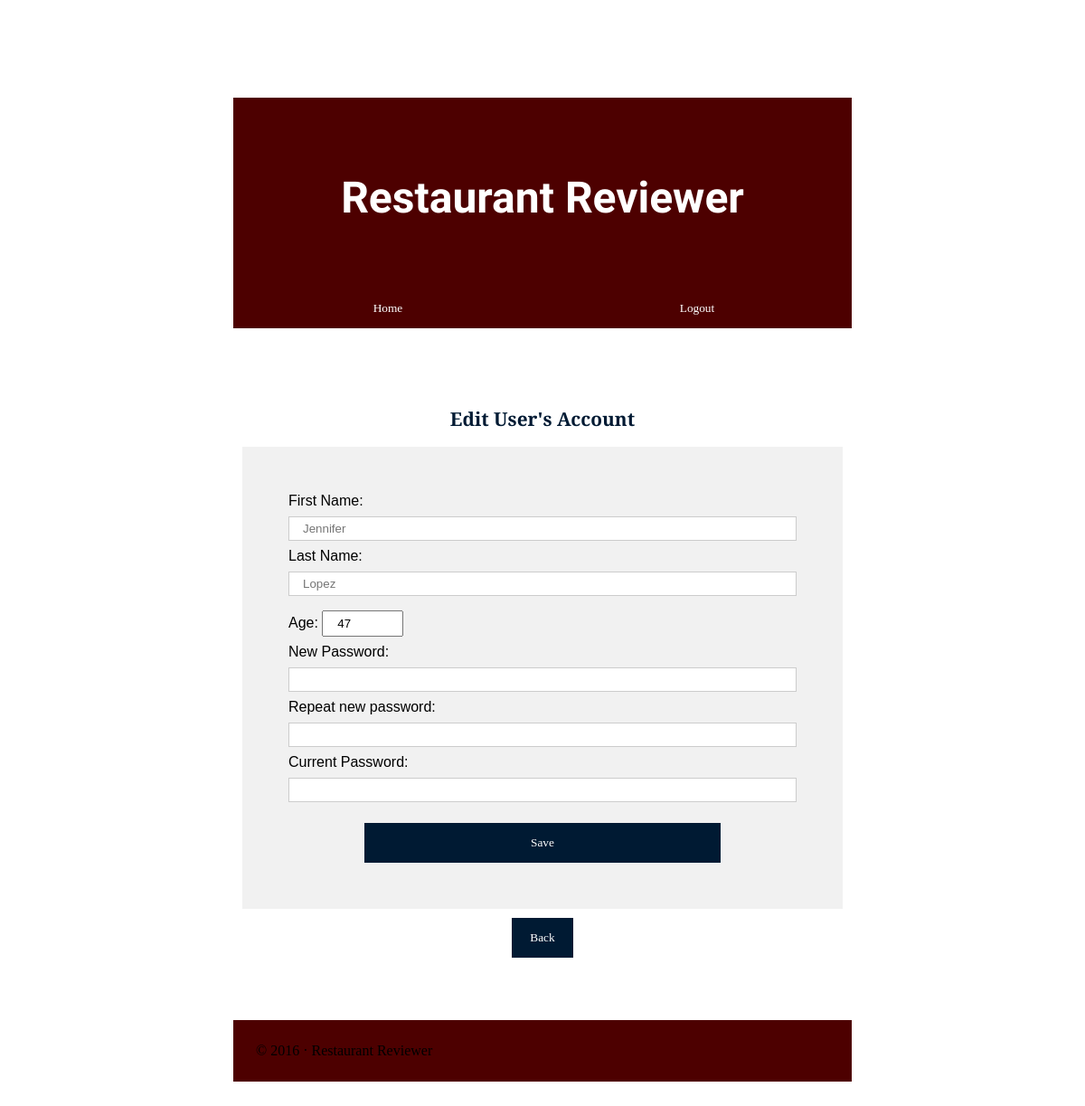
The page /editUserPage.php?id=3 (signed in) on the database its author committed.
### tables this page shows
CREATE TABLE users (
	id INTEGER PRIMARY KEY AUTOINCREMENT,
	username VARCHAR NOT NULL,
	first_name VARCHAR NOT NULL,
	last_name VARCHAR NOT NULL,
	password VARCHAR(255) NOT NULL,
	email VARCHAR NOT NULL,
	age INTEGER,
	gender VARCHAR,
	profilePic VARCHAR
);

### database/users.php (called while the page is built, shortened)
<?php
function getUserByName($username){
    global $db;
    $stmt = $db->prepare('SELECT * FROM users where username = ?');
    $stmt->execute(array($username));
    $result = $stmt->fetch();
    return $result;
}

### editUserPage.php (the view, shortened to what this page needs)
<?php
include('resources/templates/header.php');
include_once('database/connection.php');
include_once('database/users.php');
$user = getUserByName($_SESSION["username"]);
?>
<h2>Edit User's Account</h2>
<div id="content">
    <div class="user">
		<form action="/controllers/action_updateUser.php" method="post" id="editUserForm">
            <label>First Name: <input type="text" name="firstName" id="firstName" placeholder="<?php echo $user['first_name'];?>">
            </label>
            <br>
            <label>
                Last Name: <input type="text" name="lastName" id="lastName" placeholder="<?php echo $user['last_name'];?>">
            </label>
            <br>
            <label>
                Age: <input type="number" name="age" id="age" min="18" max="100" value="<?php echo $user['age'];?>">
            </label>
            <br>
            <label>
                New Password: <input type="password" name="password" id="password" minlength="8">
            </label>
            <br>
            <label>
                Repeat new password: <input type="password" name="password2" id="password2" minlength="8">
            </label>
            <br>
            <label>
                Current Password: <input type="password" name="old_password" id="old_password" required>
            </label>
            <br>
            <button type="submit"class="savebtn">Save</button>
		</form>
	</div>
</div>
    <button onclick="location.href='/mainPage.php'" class="backbtn">Back</button>
<?php
include('resources/templates/footer.php');
?>

### public/css/style.css (style rules this page uses)
body { padding: 250px; padding-top: 100px; background-image: url(../img/background.jpg); background-size: cover; overflow:auto; }
h2 { font-family: 'Playfair Display SC', serif; color: #001a33; font-size:130%; }
form { border: 3px solid #f1f1f1; background-color: #f1f1f1; padding:10px; margin: 5px; }
#content { border: 3px solid #f1f1f1; background-color: #f1f1f1; padding: 10px; margin: 10px; text-align: left; }
#content .user { text-align: left; padding: 20px; }
input[type=text], input[type=password], input[type=email], input[type=url] { width: 100%; padding: 5px 15px; margin: 8px 0; display: inline-block; border: 1px solid #ccc; box-sizing: border-box; }
input[type=number], input[type=radio], input[type=date] { padding: 5px 15px; margin: 8px 0; }
button { background-color: #001a33; color: white; padding: 14px 20px; margin-top:0; border: none; cursor: pointer; width: 100%; font-family: 'Playfair Display SC', serif; }
.user .savebtn { width:70%; position:relative; left:15%; margin-top:15px; }
#content .savebtn { width:70%; margin-top:15px; position:relative; left:15%; }
.backbtn { width: 10%; }
.savebtn { width:100%; }

### rows shown on the page
users: firstName "Jennifer", lastName "Lopez", age "47"
